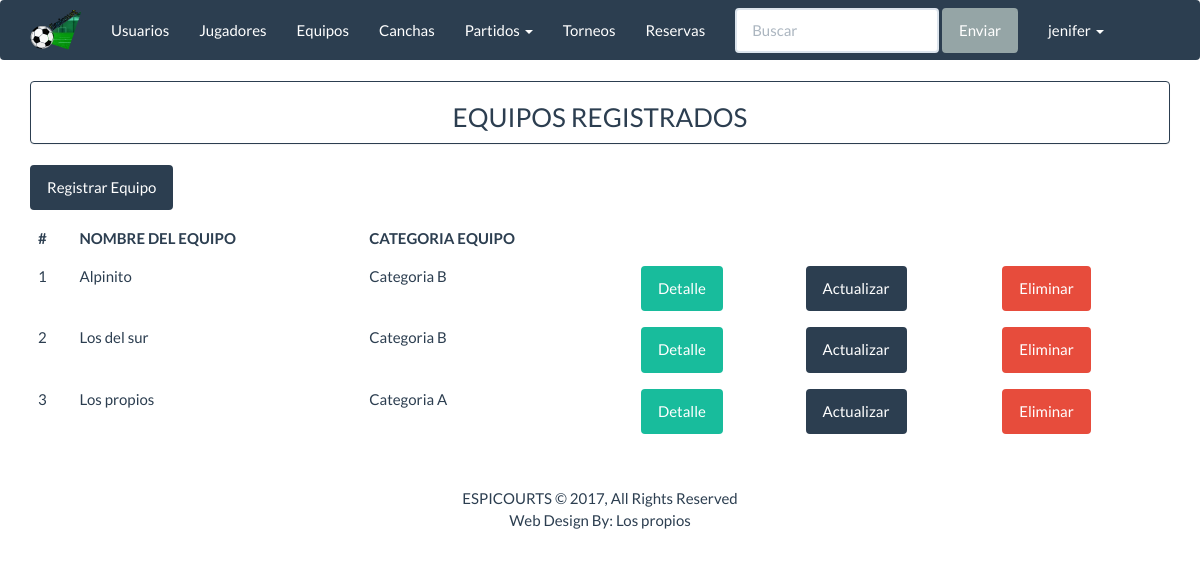
Screenshot of /espicourts/equipos_listar (signed in) with the database file from the repository.
### apps/inicio/models.py (models this page shows, shortened)
class Equipo(models.Model):
    nombre_equipo=models.CharField('Nombre del Equipo', max_length=30)
    categorias=((1,'Categoria A'),(2,'Categoria B'),(3,'Categoria C'))
    categoria_equipo=models.SmallIntegerField(choices=categorias)
    class Meta:
        db_table='equipo'

### apps/inicio/views.py (the view)
class ListarEquipo(ListView):
    model = Equipo
    template_name = "equipo/equipo_listar.html"
    context_object_name = "equipos"

### templates/equipo/equipo_listar.html (shortened to what this page needs)
{% extends 'base/base.html' %}
{% block  content%}
<div class="panel panel-primary" align="center">
    <h3>EQUIPOS REGISTRADOS</h3>
</div>
<a class="btn btn-primary " href="{% url 'espicourts:equipos_crear' %}" >Registrar Equipo</a>
<div class="table-responsive">
    <table class="table table-hover">
        <thead>
            <tr>
                <th>#</th>
                <th>NOMBRE DEL EQUIPO</th>
                <th>CATEGORIA EQUIPO </th>
            </tr>
        </thead>
        <tbody>
            {% for c in equipos%}
            <tr>
                <td>{{ c.id }}</td>
                <td>{{ c.nombre_equipo}}</td>
                <td>{{ c.get_categoria_equipo_display}}</td>
                <td>
                     <a href="{% url 'espicourts:equipos_detalle' c.id %}" button class="btn btn-success"> Detalle</a>
                </td>
                <td>
                     <a href="{% url 'espicourts:equipos_actualizar' c.id %}" button class="btn btn-primary"> Actualizar</a>
                </td>
                <td>
                     <a href="{% url 'espicourts:equipos_eliminar' c.id %}" button class="btn btn-danger"> Eliminar</a>
                </td>
            </tr>
            {% endfor %}
        </tbody>
    </table>
</div>
{% endblock%}}

### templates/base/base.html (shortened to what this page needs)
{% load staticfiles %}
<!DOCTYPE html>
<html lang="en">
<head>
    <link rel="stylesheet" href="{% static 'css/bootstrap.min.css' %} ">
</head>
<body>
{% block navbar %}
<nav class="navbar navbar-default" role="navigation">
    <div class="container">
        <div class="navbar-header">
            <a href="{% url 'espicourts:index' %}" class="navbar-brand">
                <img src="../../static/images/espicourts-logo-mini.png" style="margin-top:-10px;"></a>
        </div>
        <ul class="nav navbar-nav navbar-static-top">
            <li><a href="{%  url 'espicourts:usuarios_listar' %}">Usuarios</a></li>
            <li><a href="{%  url 'espicourts:jugadores_listar' %}">Jugadores</a></li>
            <li><a href="{% url 'espicourts:equipos_listar' %}">Equipos</a></li>
            <li><a href="{% url 'espicourts:canchas_listar' %}">Canchas</a></li>
            <li class="dropdown">
                <a href="#" class="dropdown-toggle" data-toggle="dropdown">
                Partidos <b class="caret"></b>
                </a>
            </li>
            <li><a href="{% url 'espicourts:torneos_listar' %}">Torneos</a></li>
            <li><a href="{% url 'espicourts:reservas_listar' %}">Reservas</a></li>
            <form class="navbar-form navbar-left" role="search">
                <div class="form-group">
                    <input type="text" class="form-control" placeholder="Buscar">
                </div>
                <button type="submit" class="btn btn-default">Enviar</button>
            </form>
            <li class="dropdown">
                <a href="#" class="dropdown-toggle" data-toggle="dropdown">
                    {{ user.get_username }} <b class="caret"></b>
                </a>
             </li>
        </ul>
    </div>
</nav>
<div class="container">
{% endblock %}
    {% block content %}
    {% endblock %}
    {% block footer %}
    <footer class="container-fluid text-center bg-lightgray">
        <div class="copyrights" style="margin-top:25px;">
            <p>ESPICOURTS © 2017, All Rights Reserved
                <br>
                <span>Web Design By: Los propios</span></p>
        </div>
    </footer>
    {% endblock %}
</div>
</body>
</html>

### rows the page displays
Equipo: id "1", nombre_equipo "Alpinito", categoria_equipo "Categoria B"
Equipo: id "2", nombre_equipo "Los del sur", categoria_equipo "Categoria B"
Equipo: id "3", nombre_equipo "Los propios", categoria_equipo "Categoria A"

### other values shown
{{ user.get_username }} "jenifer"
